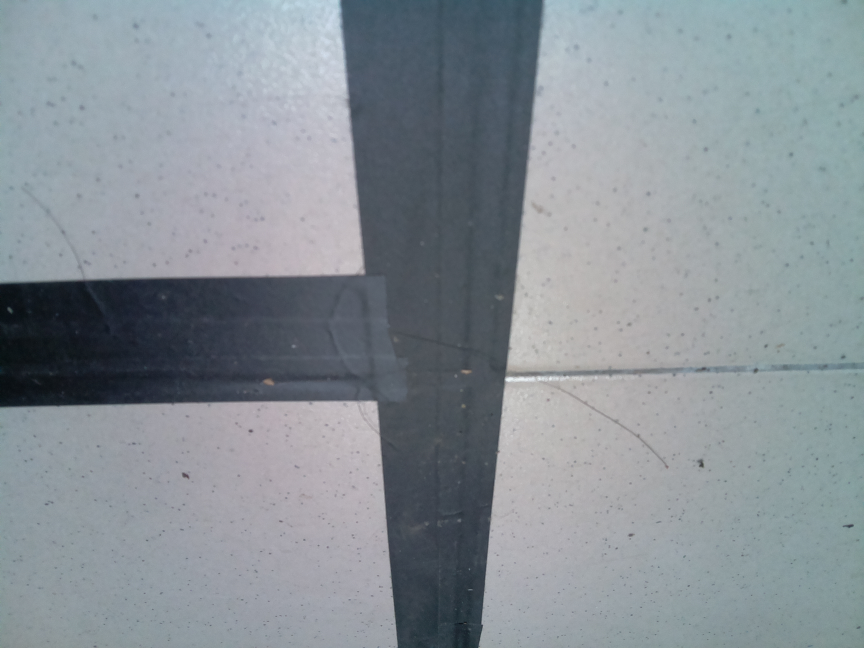
#> input picture T_all_group_all/Topic5_from_mac/opencv/image14.png, 2592 x 1944 px (shown at 1/3 size)
$ python test_cv_2.py
#> lines starting #> are read from the running program, lines starting #| are printed output that depends on the picture; after the words box and inside, x2 and y2 are one past the last pixel; in counts of white or black regions, pixels touching at a corner belong together
import numpy as np
import cv2

image_file = 'image14.png'

image_width = 1024
image_height = 768

color_img = cv2.imread(image_file,cv2.IMREAD_COLOR)
#> color_img is the input picture: shape (1944, 2592, 3); mean B, G, R 150.5, 144.4, 135.9
# resize
color_img = cv2.resize(color_img, (image_width, image_height), interpolation=cv2.INTER_CUBIC)
#> color_img: shape (768, 1024, 3)
# rotate
rows,cols,channel = color_img.shape
M = cv2.getRotationMatrix2D((cols/2,rows/2),180,1)
color_img = cv2.warpAffine(color_img,M,(cols,rows))
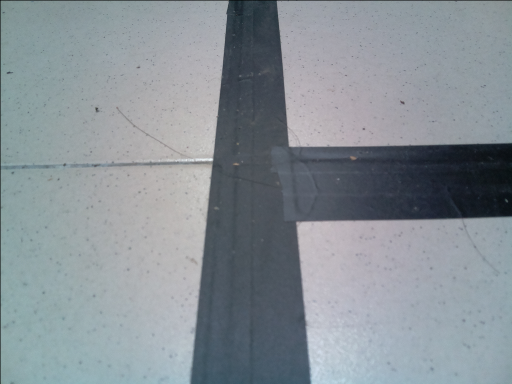
#> color_img: shape (768, 1024, 3) (shown at 1/2 size); mean B, G, R 150.2, 144, 135.7

# finish pre processing
gray_img = cv2.cvtColor(color_img,cv2.COLOR_RGB2GRAY)
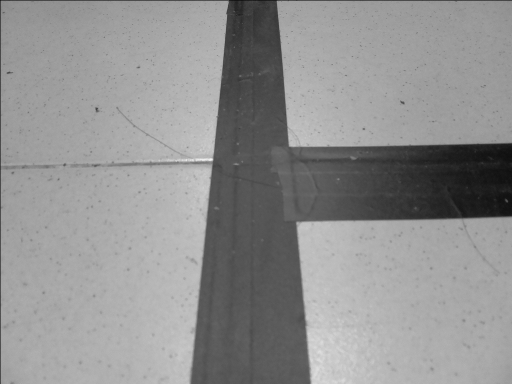
#> gray_img: shape (768, 1024) (shown at 1/2 size); min 0, max 243, mean 144.9

# gray to binary

retval, binary_img = cv2.threshold(gray_img, 0, 255, cv2.THRESH_OTSU)
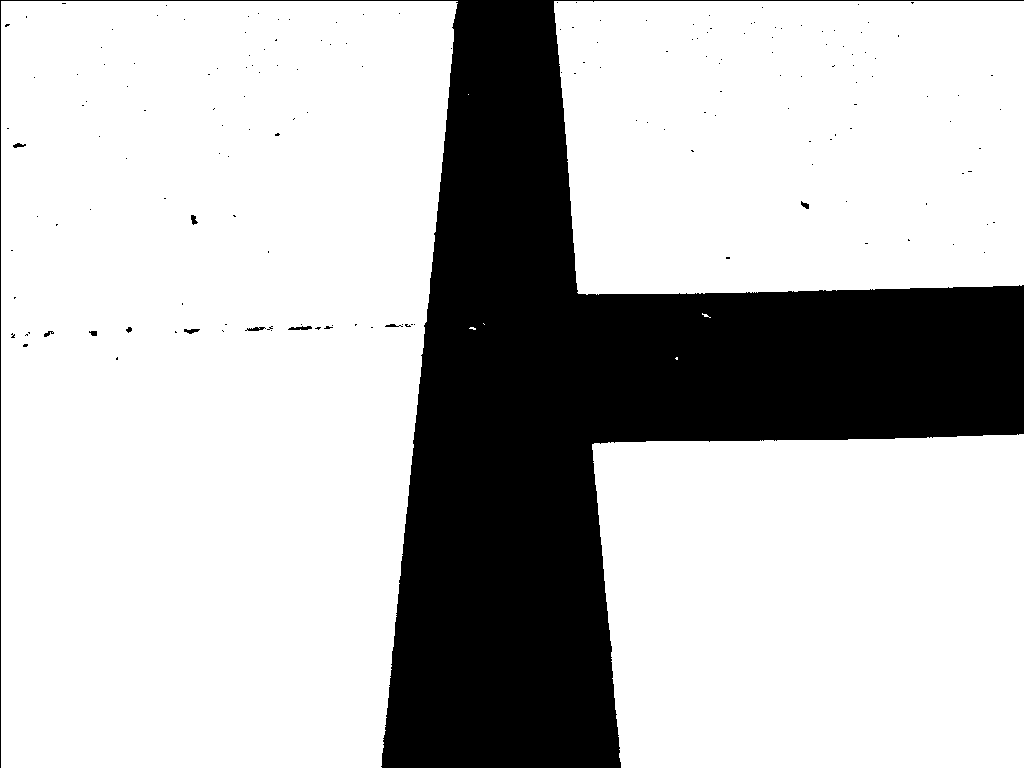
#> binary_img: shape (768, 1024); 75.1% white; 170 black regions (159 under 20 px), largest, box (x1, y1, x2, y2) and area: (0, 0, 1024, 768) 195304, (288, 326, 312, 330) 66, (245, 327, 266, 331) 52
#> retval = 121

# [5 lines of commented-out code are left out]

inv_binary_img = cv2.bitwise_not(binary_img)

tri_binary = cv2.merge([inv_binary_img, inv_binary_img, inv_binary_img])


# [11 lines of commented-out code are left out]


filted_color = cv2.bitwise_and(color_img,tri_binary)


(B,G,R) = cv2.split(filted_color)
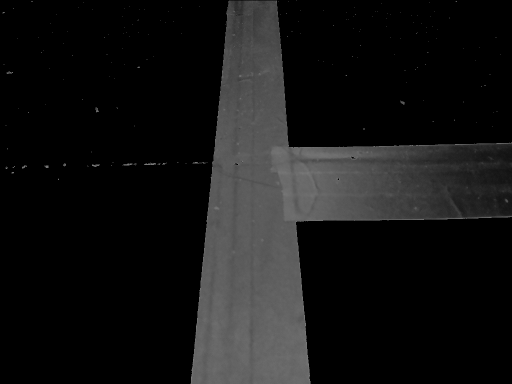
#> B: shape (768, 1024) (shown at 1/2 size); min 0, max 135, mean 20.4
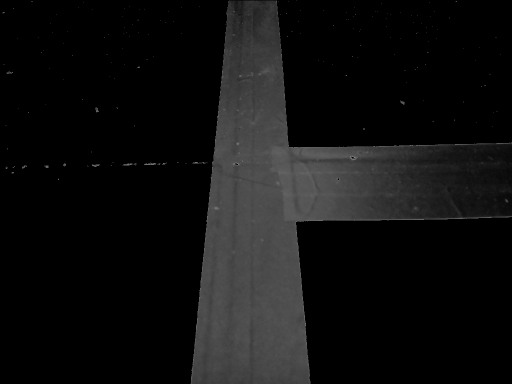
#> R: shape (768, 1024) (shown at 1/2 size); min 0, max 140, mean 15.8
filted_R_color = filted_color.copy()
for index, i in np.ndenumerate(filted_R_color):
	# [5 lines of commented-out code are left out]
	if index[2] == 2:


		if i<10:
			filted_R_color[index[0],index[1],0]=255
			filted_R_color[index[0],index[1],1]=255
			filted_R_color[index[0],index[1],2]=255
		else:
			filted_R_color[index[0],index[1],0]=0
			filted_R_color[index[0],index[1],1]=0
			filted_R_color[index[0],index[1],2]=0
#> this loop made 2359296 passes
#> index on passes 1 to 3: (0, 0, 0), (0, 0, 1), (0, 0, 2)
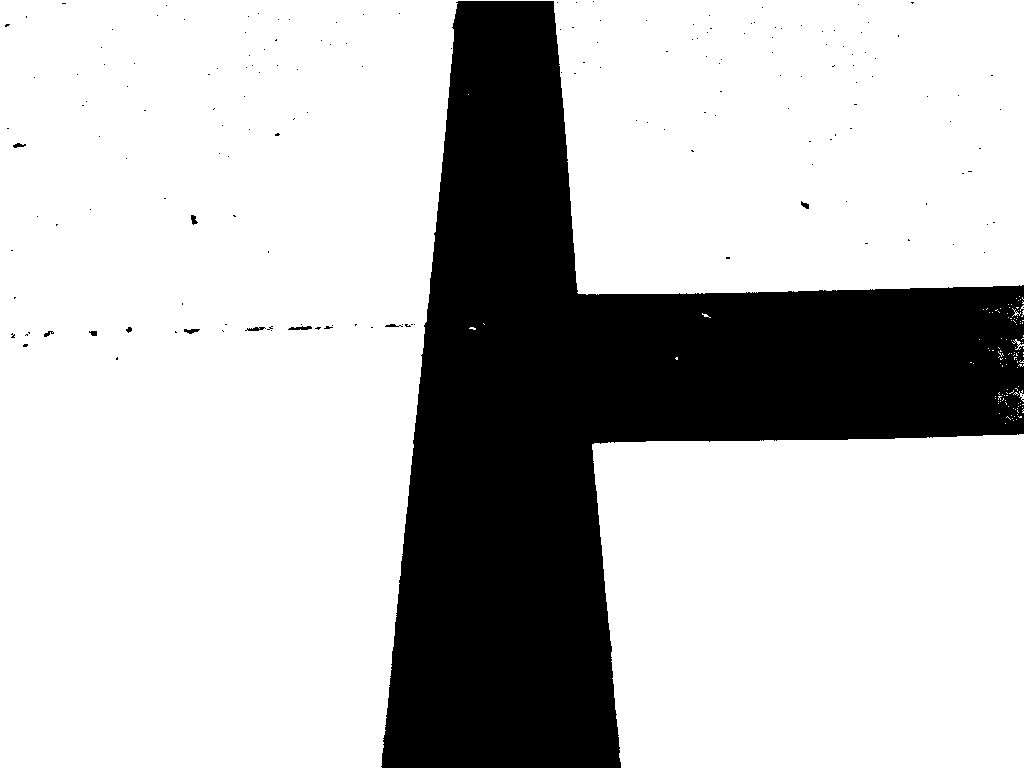
#> filted_R_color: shape (768, 1024, 3); 75.3% white; 173 black regions (162 under 20 px), largest, box (x1, y1, x2, y2) and area: (381, 1, 1024, 768) 193171, (288, 326, 312, 330) 66, (245, 327, 266, 331) 52


cv2.startWindowThread()
cv2.imshow("FC",filted_R_color)

# [30 lines of commented-out code are left out]
k = cv2.waitKey(0)
#> (key Esc is pressed here)
if k ==27:     # 键盘上Esc键的键值
   cv2.destroyAllWindows()

$ run again, with T_all_group_all/Topic5_from_mac/opencv/image1.png copied over T_all_group_all/Topic5_from_mac/opencv/image14.png
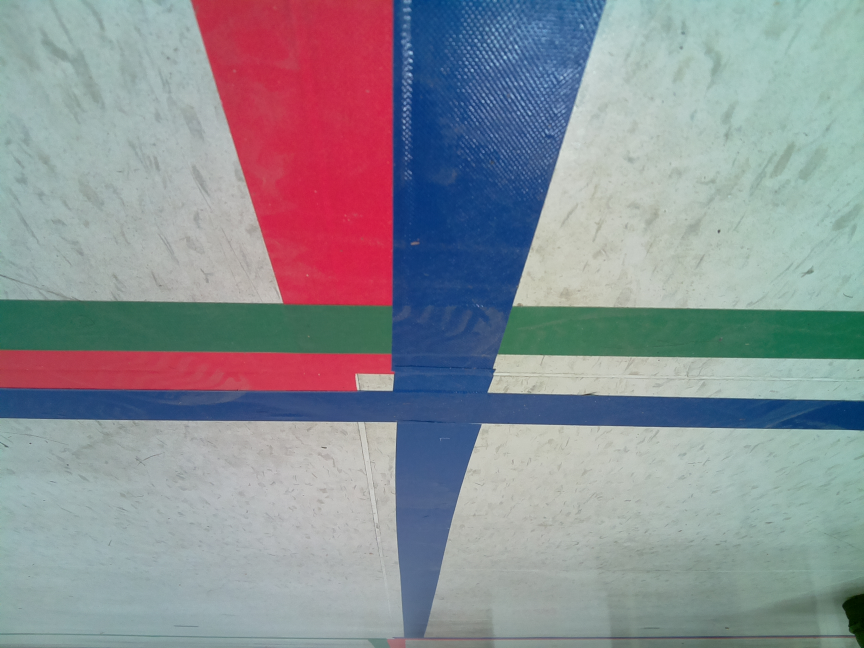
#> input picture T_all_group_all/Topic5_from_mac/opencv/image1.png, 2592 x 1944 px (shown at 1/3 size)
#> color_img is the input picture: shape (1944, 2592, 3); mean B, G, R 149.7, 143.2, 140
#> `retval, binary_img = cv2.threshold(gray_img, 0, 255, cv2.THRESH_OTSU)`:
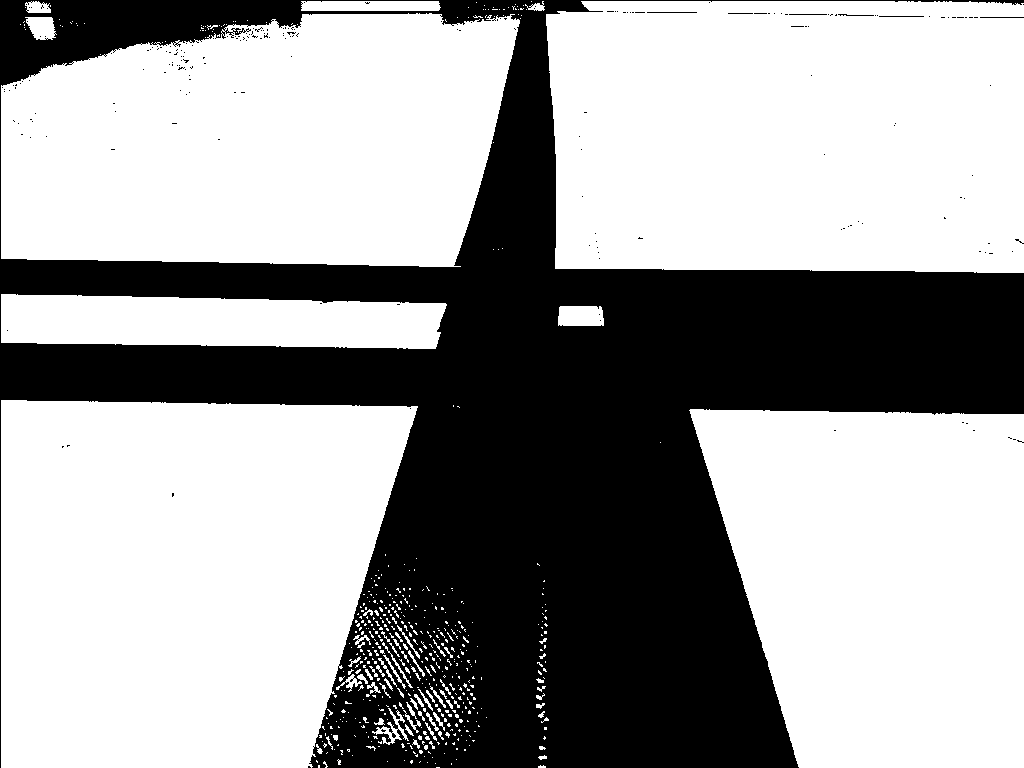
#> binary_img: shape (768, 1024); 63.3% white; 206 black regions (199 under 20 px), largest, box (x1, y1, x2, y2) and area: (0, 0, 1024, 768) 288042, (647, 12, 697, 13) 50, (879, 16, 924, 17) 45
#> retval = 132
#> the loop `for index, i in np.ndenumerate(filted_R_color): #print(str(index)+" "+..` made 2359296 passes
#> after the loop `for index, i in np.ndenumerate(filted_R_color):`:
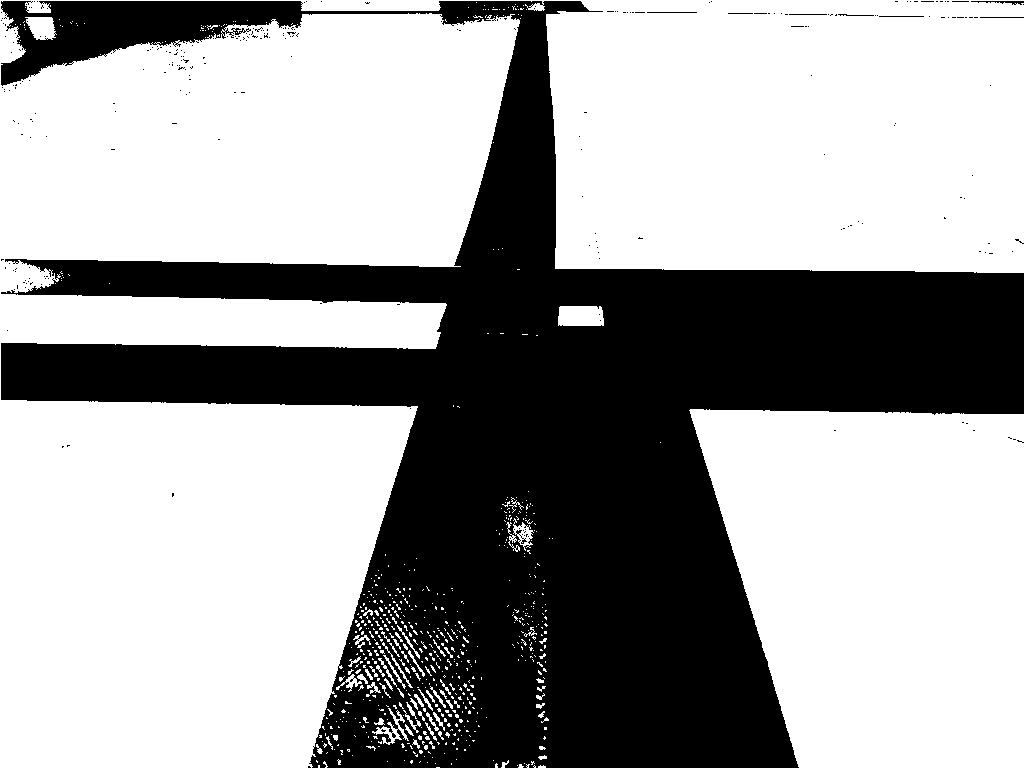
#> filted_R_color: shape (768, 1024, 3); 63.9% white; 266 black regions (258 under 20 px), largest, box (x1, y1, x2, y2) and area: (1, 1, 1024, 768) 283169, (971, 1, 1024, 5) 96, (647, 12, 697, 13) 50

$ run again, with T_all_group_all/Topic5_from_mac/opencv/image12.png copied over T_all_group_all/Topic5_from_mac/opencv/image14.png
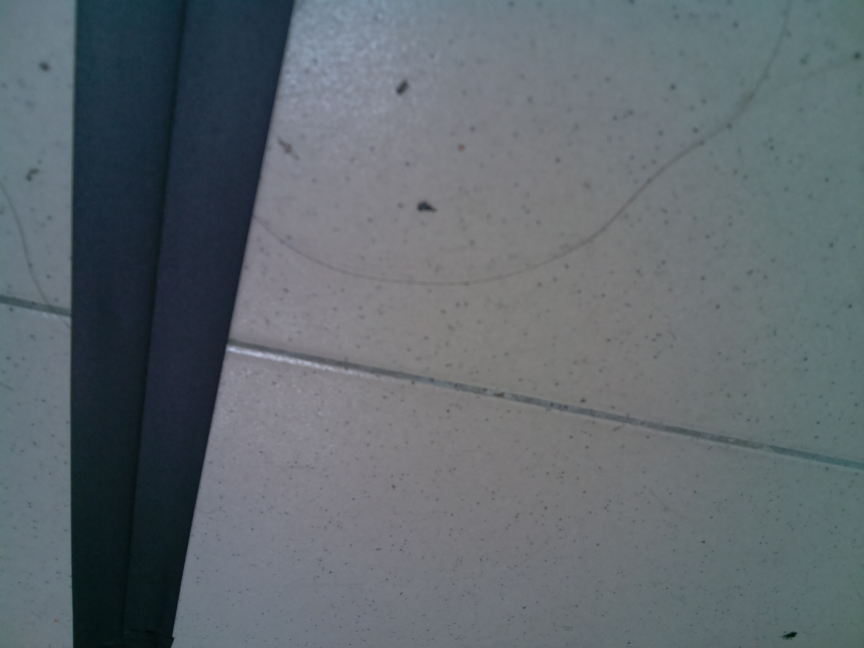
#> input picture T_all_group_all/Topic5_from_mac/opencv/image12.png, 2592 x 1944 px (shown at 1/3 size)
#> color_img is the input picture: shape (1944, 2592, 3); mean B, G, R 110.5, 104.7, 96.2
#> `retval, binary_img = cv2.threshold(gray_img, 0, 255, cv2.THRESH_OTSU)`:
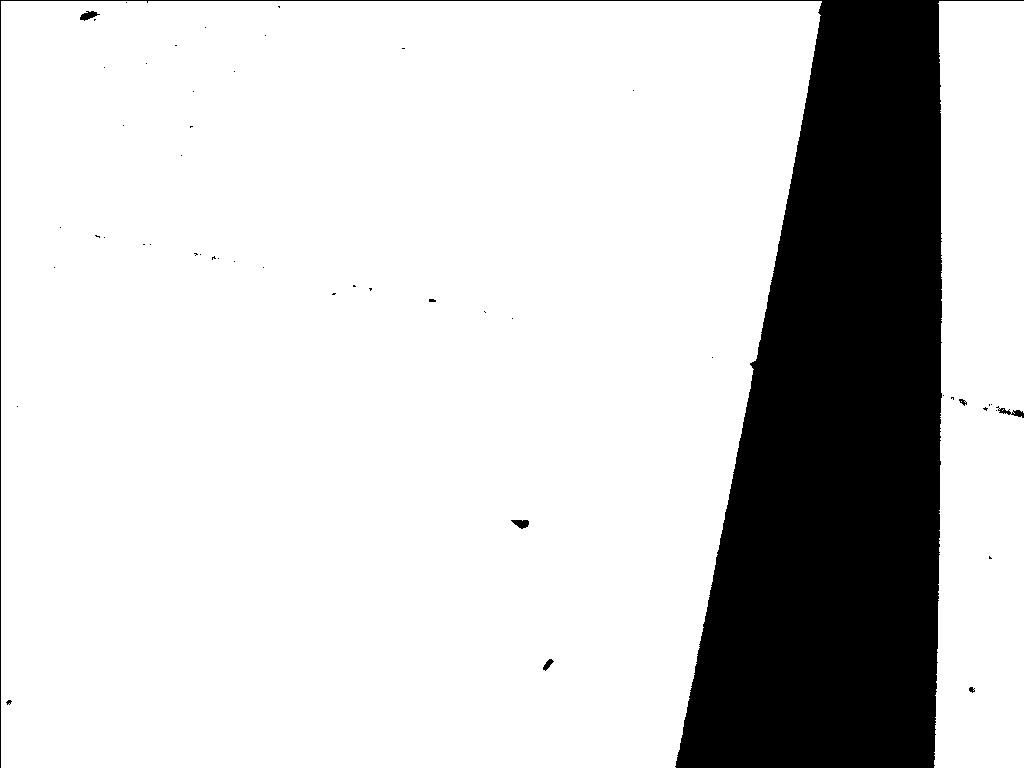
#> binary_img: shape (768, 1024); 81.3% white; 50 black regions (43 under 20 px), largest, box (x1, y1, x2, y2) and area: (0, 0, 1024, 768) 146693, (996, 406, 1024, 418) 118, (80, 11, 100, 21) 108
#> retval = 80
#> the loop `for index, i in np.ndenumerate(filted_R_color): #print(str(index)+" "+..` made 2359296 passes
#> after the loop `for index, i in np.ndenumerate(filted_R_color):`:
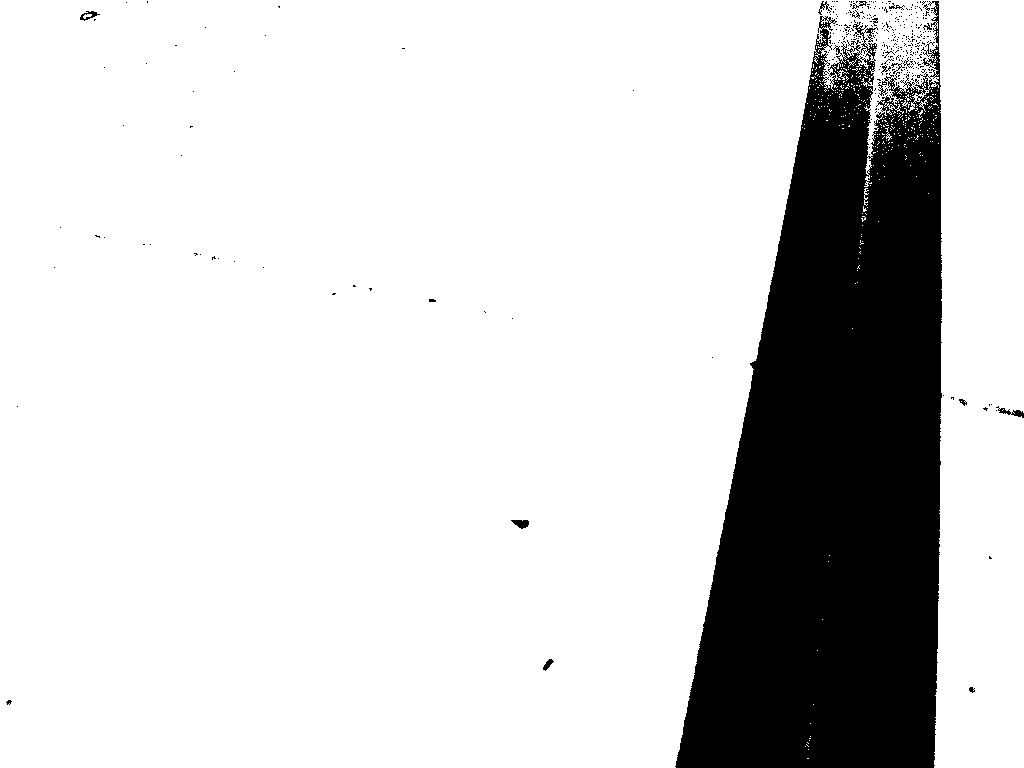
#> filted_R_color: shape (768, 1024, 3); 82.6% white; 376 black regions (360 under 20 px), largest, box (x1, y1, x2, y2) and area: (675, 1, 942, 768) 135331, (996, 406, 1024, 418) 118, (511, 520, 529, 529) 108
